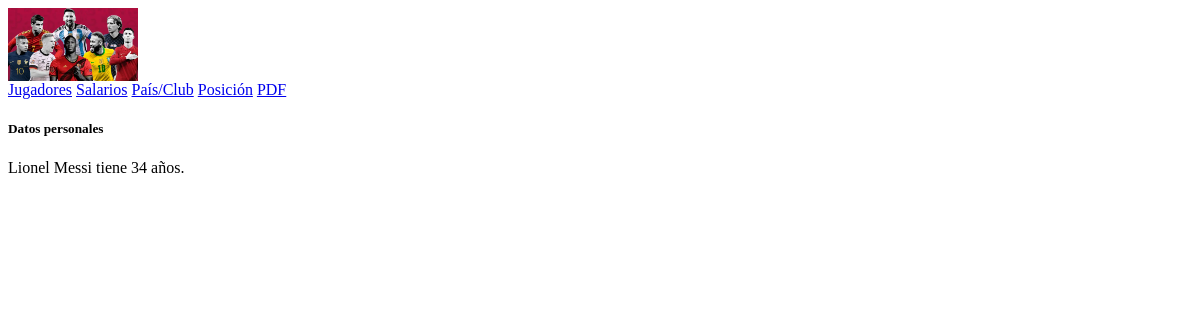
The page /edad-jugador/ on the database as committed earlier.
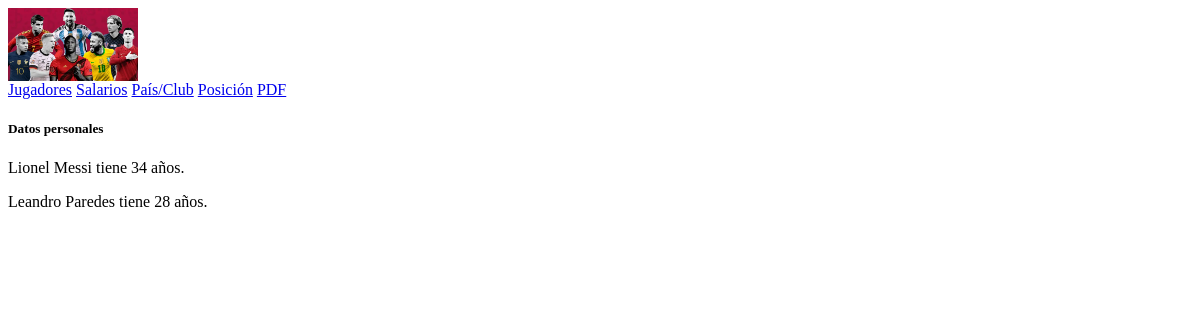
The same page on the database as committed later.
### applications/jugador/models.py (models this page shows, shortened)
class Jugador(models.Model):
    nombre = models.CharField('Nombre', max_length=30)
    apellido = models.CharField('Apellido', max_length=30, blank=True)
    fecha_nacimiento = models.DateField()
    dni = models.PositiveIntegerField()
    sueldo = models.PositiveIntegerField()
    class Meta:
        verbose_name = 'Jugador'
        verbose_name_plural = 'Jugadores'
    def edad(self):
        hoy = datetime.now()
        nacimiento = datetime.combine(self.fecha_nacimiento, datetime.min.time())
        return (hoy - nacimiento).days // 365

### applications/jugador/views.py (the view)
class JugadorEdad(ListView):
    model = Jugador
    template_name = "jugador/edad-actual.html"
    context_object_name = 'jugadores'
    def get_context_data(self, **kwargs):
        context = super().get_context_data(**kwargs)
        context['edad_actual'] = [(jugador, jugador.edad()) for jugador in context['jugadores']]
        return context

### templates/jugador/edad-actual.html (shortened to what this page needs)
{% extends 'base.html' %}
{% block content %}
  <div class="card text-bg-success mb-3" style="max-width: 18rem;">
    <div class="card-header">
    <h5>Datos personales</h5>
    </div>
    <div class="card-body">
      <p class="card-text">
        {% for j in jugadores %}
          <p>{{ j.nombre }} {{ j.apellido }} tiene {{ j.edad }} años.</p>
        {% endfor %}
      </p>
    </div>
  </div>
{% endblock content %}

Rows that differ between the two databases and show on the page:
added Jugador: nombre "Leandro", apellido "Paredes", edad "28"
